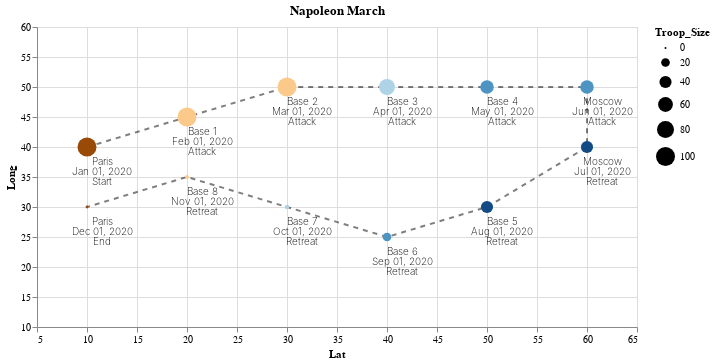

Notebook code cell kept with this figure:
### Code cell
# Assembling the Multi-Layer Chart

Napoleon = (Trajectory + Troop + Loc_Label + Time_Label + Path_Label)
Napoleon

### Figure 1 — Vega-Lite specification as saved in the notebook (floating-point values rounded to 4 significant figures)
{"config": {"view": {"continuousWidth": 400, "continuousHeight": 300}}, "layer": [{"mark": {"type": "line", "point": false, "strokeDash": [5, 5]}, "encoding": {"color": {"value": "#000000"}, "opacity": {"value": 0.5}, "order": {"type": "temporal", "field": "Time"}, "tooltip": [{"type": "temporal", "field": "Time"}, {"type": "quantitative", "field": "Troop_Size"}, {"type": "nominal", "field": "Loc"}, {"type": "quantitative", "field": "Temp"}], "x": {"type": "quantitative", "field": "Lat", "scale": {"domain": [5, 65]}}, "y": {"type": "quantitative", "field": "Long", "scale": {"domain": [10, 60]}}}, "height": 300, "selection": {"selector393": {"type": "interval", "bind": "scales", "encodings": ["x", "y"]}}, "title": "Napoleon March", "width": 600}, {"mark": "circle", "encoding": {"color": {"type": "quantitative", "field": "Temp", "legend": null, "scale": {"scheme": "blueorange"}}, "opacity": {"value": 1}, "size": {"type": "quantitative", "field": "Troop_Size"}, "tooltip": [{"type": "temporal", "field": "Time"}, {"type": "quantitative", "field": "Troop_Size"}, {"type": "nominal", "field": "Loc"}, {"type": "quantitative", "field": "Temp"}], "x": {"type": "quantitative", "field": "Lat", "scale": {"domain": [5, 65]}}, "y": {"type": "quantitative", "field": "Long", "scale": {"domain": [10, 60]}}}, "height": 300, "selection": {"selector394": {"type": "interval", "bind": "scales", "encodings": ["x", "y"]}}, "width": 600}, {"mark": {"type": "text", "align": "center", "baseline": "top", "dx": 15, "dy": 10, "fontSize": 10, "fontWeight": 200, "opacity": 0.5}, "encoding": {"opacity": {"value": 1}, "text": {"type": "nominal", "field": "Loc"}, "x": {"type": "quantitative", "field": "Lat", "scale": {"domain": [5, 65]}}, "y": {"type": "quantitative", "field": "Long", "scale": {"domain": [10, 60]}}}, "height": 300, "width": 600}, {"mark": {"type": "text", "align": "center", "baseline": "bottom", "dx": 15, "dy": 30, "fontSize": 10, "fontWeight": 200, "opacity": 0.5}, "encoding": {"opacity": {"value": 1}, "text": {"type": "temporal", "field": "Time"}, "x": {"type": "quantitative", "field": "Lat", "scale": {"domain": [5, 65]}}, "y": {"type": "quantitative", "field": "Long", "scale": {"domain": [10, 60]}}}, "height": 300, "width": 600}, {"mark": {"type": "text", "align": "center", "baseline": "bottom", "dx": 15, "dy": 40, "fontSize": 10, "fontWeight": 200, "opacity": 0.5}, "encoding": {"opacity": {"value": 1}, "text": {"type": "nominal", "field": "Path"}, "x": {"type": "quantitative", "field": "Lat", "scale": {"domain": [5, 65]}}, "y": {"type": "quantitative", "field": "Long", "scale": {"domain": [10, 60]}}}, "height": 300, "width": 600}], "data": {"name": "data-766e3b006ee3ab2e7c3e1b3f43b963e9"}, "$schema": "https://vega.github.io/schema/vega-lite/v4.0.2.json", "datasets": {"data-766e3b006ee3ab2e7c3e1b3f43b963e9": [{"Time": "2020-01-01T00:00:00", "Lat": 10, "Long": 40, "Troop_Size": 100, "Loc": "Paris", "Temp": 40, "Time_Alt": 1, "Path": "Start"}, {"Time": "2020-02-01T00:00:00", "Lat": 20, "Long": 45, "Troop_Size": 100, "Loc": "Base 1", "Temp": 30, "Time_Alt": 2, "Path": "Attack"}, {"Time": "2020-03-01T00:00:00", "Lat": 30, "Long": 50, "Troop_Size": 100, "Loc": "Base 2", "Temp": 30, "Time_Alt": 3, "Path": "Attack"}, {"Time": "2020-04-01T00:00:00", "Lat": 40, "Long": 50, "Troop_Size": 70, "Loc": "Base 3", "Temp": 20, "Time_Alt": 4, "Path": "Attack"}, {"Time": "2020-05-01T00:00:00", "Lat": 50, "Long": 50, "Troop_Size": 50, "Loc": "Base 4", "Temp": 15, "Time_Alt": 5, "Path": "Attack"}, {"Time": "2020-06-01T00:00:00", "Lat": 60, "Long": 50, "Troop_Size": 50, "Loc": "Moscow", "Temp": 15, "Time_Alt": 6, "Path": "Attack"}, {"Time": "2020-07-01T00:00:00", "Lat": 60, "Long": 40, "Troop_Size": 40, "Loc": "Moscow", "Temp": 10, "Time_Alt": 1, "Path": "Retreat"}, {"Time": "2020-08-01T00:00:00", "Lat": 50, "Long": 30, "Troop_Size": 40, "Loc": "Base 5", "Temp": 10, "Time_Alt": 2, "Path": "Retreat"}, {"Time": "2020-09-01T00:00:00", "Lat": 40, "Long": 25, "Troop_Size": 20, "Loc": "Base 6", "Temp": 15, "Time_Alt": 3, "Path": "Retreat"}, {"Time": "2020-10-01T00:00:00", "Lat": 30, "Long": 30, "Troop_Size": 5, "Loc": "Base 7", "Temp": 20, "Time_Alt": 4, "Path": "Retreat"}, {"Time": "2020-11-01T00:00:00", "Lat": 20, "Long": 35, "Troop_Size": 3, "Loc": "Base 8", "Temp": 30, "Time_Alt": 5, "Path": "Retreat"}, {"Time": "2020-12-01T00:00:00", "Lat": 10, "Long": 30, "Troop_Size": 1, "Loc": "Paris", "Temp": 40, "Time_Alt": 6, "Path": "End"}]}}
